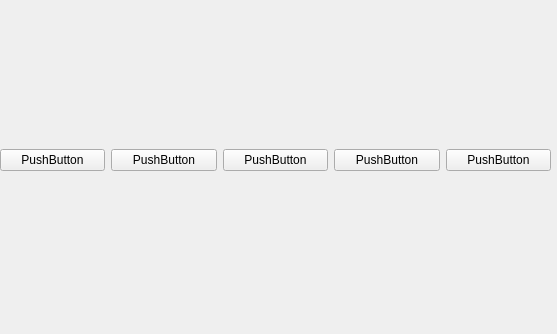
<?xml version="1.0" encoding="UTF-8"?>
<ui version="4.0">
 <class>Form</class>
 <widget class="QWidget" name="Form">
  <property name="geometry">
   <rect>
    <x>0</x>
    <y>0</y>
    <width>557</width>
    <height>334</height>
   </rect>
  </property>
  <property name="windowTitle">
   <string>Form</string>
  </property>
  <widget class="QWidget" name="gridLayoutWidget">
   <property name="geometry">
    <rect>
     <x>0</x>
     <y>0</y>
     <width>551</width>
     <height>321</height>
    </rect>
   </property>
   <layout class="QGridLayout" name="gridLayout">
    <item row="0" column="0">
     <layout class="QVBoxLayout" name="verticalLayout">
      <item>
       <layout class="QHBoxLayout" name="horizontalLayout">
        <item>
         <widget class="QPushButton" name="pushButton_5">
          <property name="text">
           <string>PushButton</string>
          </property>
         </widget>
        </item>
        <item>
         <widget class="QPushButton" name="pushButton_4">
          <property name="text">
           <string>PushButton</string>
          </property>
         </widget>
        </item>
        <item>
         <widget class="QPushButton" name="pushButton_3">
          <property name="text">
           <string>PushButton</string>
          </property>
         </widget>
        </item>
        <item>
         <widget class="QPushButton" name="pushButton_2">
          <property name="text">
           <string>PushButton</string>
          </property>
         </widget>
        </item>
        <item>
         <widget class="QPushButton" name="pushButton">
          <property name="text">
           <string>PushButton</string>
          </property>
         </widget>
        </item>
       </layout>
      </item>
     </layout>
    </item>
   </layout>
  </widget>
 </widget>
 <resources/>
 <connections/>
</ui>
